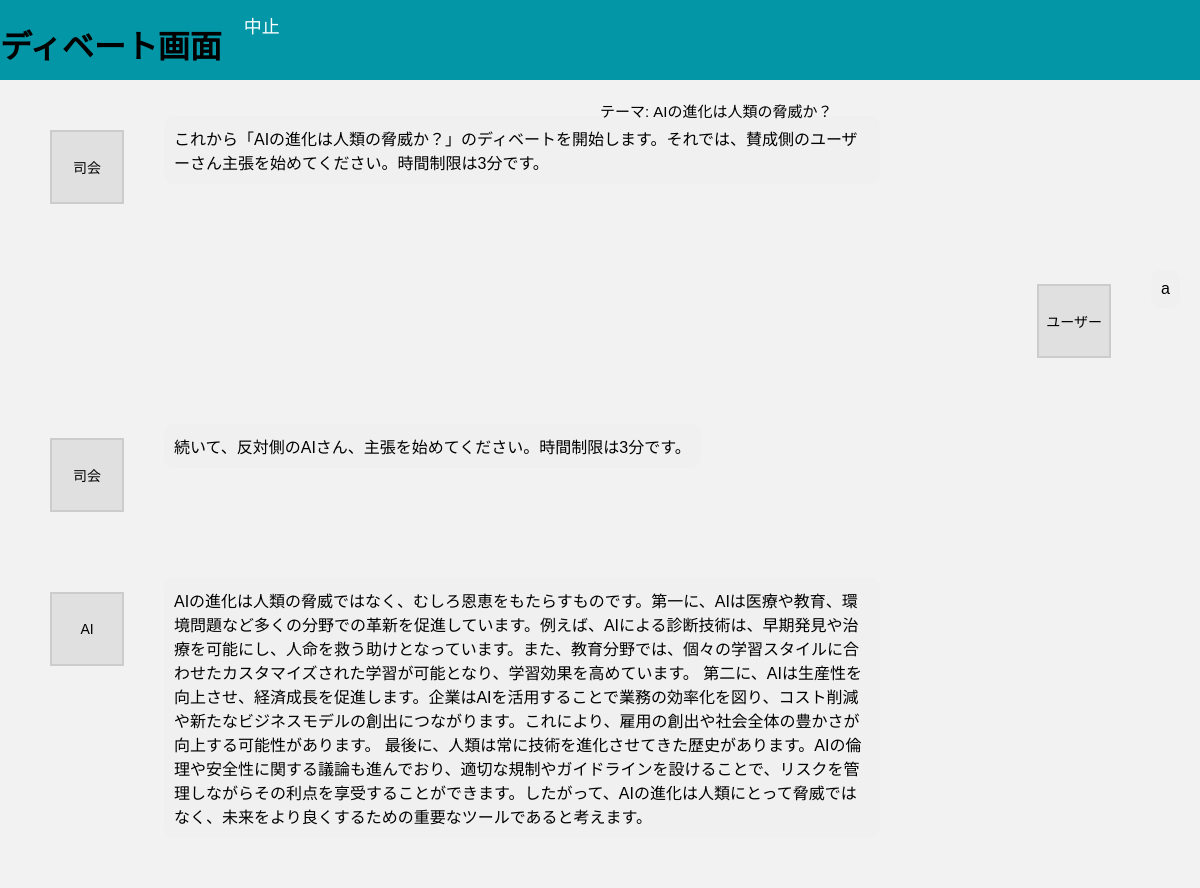
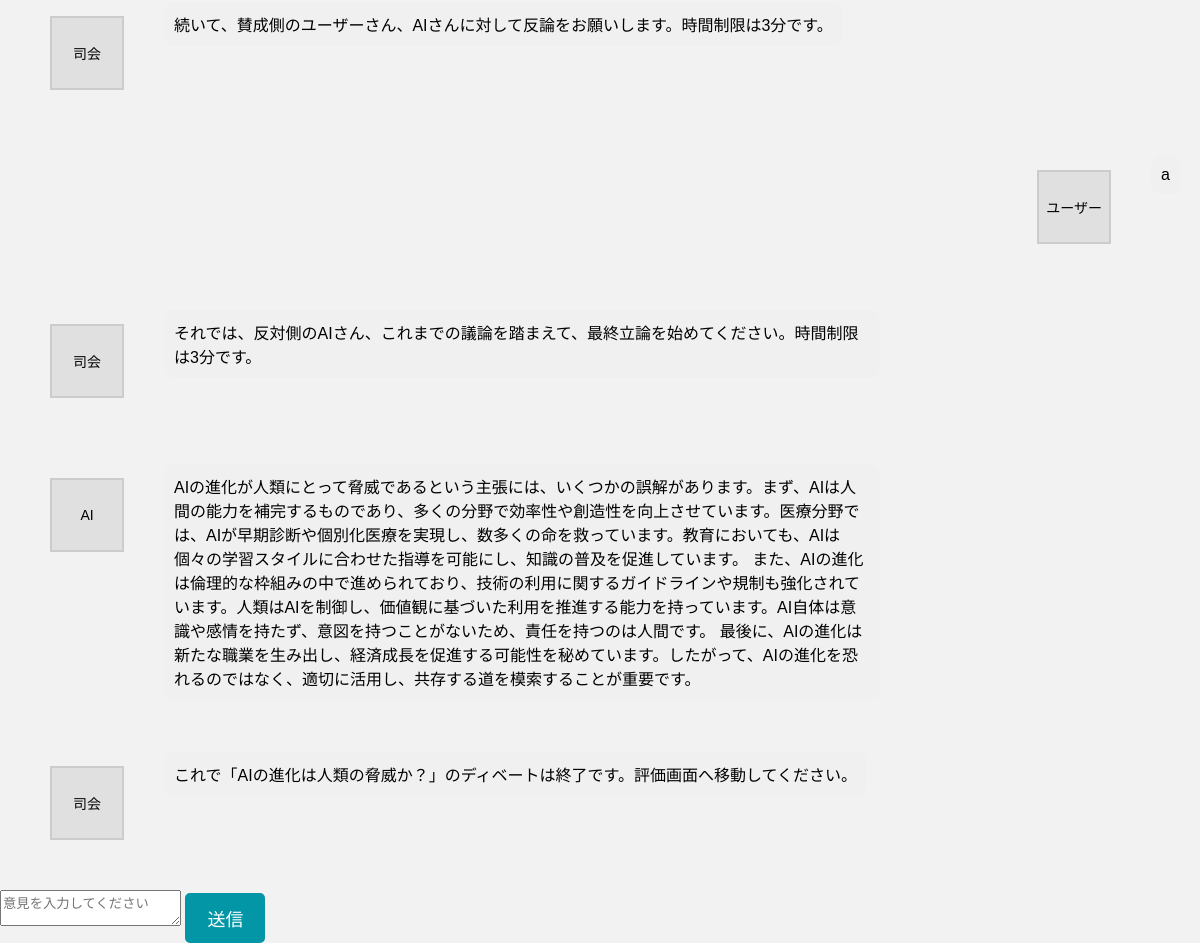
/debate/debate, run on the app's committed database (2 pictures, top to bottom).
### models.py (models this page shows)
class AllDebate(db.Model):
    id = db.Column(db.Integer, primary_key=True)
    category = db.Column(db.String(50), nullable=False, default="")
    mode = db.Column(db.String(20), nullable=False, default="")
    topic = db.Column(db.String(200), nullable=False, default="")
    user_1 = db.Column(db.String(50), nullable=False)
    user_2 = db.Column(db.String(50), nullable=False)
    user_1_claim = db.Column(db.Text, default="")
    user_2_claim = db.Column(db.Text, default="")
    user_1_counter = db.Column(db.Text, default="")
    user_2_counter = db.Column(db.Text, default="")
    user_1_final = db.Column(db.Text, default="")
    user_2_final = db.Column(db.Text, default="")
    feedback = db.Column(db.Text, default="[]")
    winner = db.Column(db.String(50), default="")

### debate.py (the view)
@debate_bp.route('/debate', methods=['GET'])
def debate():
    debate = AllDebate.query.order_by(AllDebate.id.desc()).first()
    if not debate:
        return "ディベートデータが存在しません。", 404
    feedback = json.loads(debate.feedback) if debate.feedback else []
    return render_template('debate.html', debate=debate, feedback=feedback)

### templates/debate.html (shortened to what this page needs)
<!DOCTYPE html>
<html lang="ja">
<head>
    <link rel="stylesheet" href="{{ url_for('static', filename='styles.css') }}">
    <link rel="stylesheet" href="{{ url_for('static', filename='debate.css') }}">
</head>
<body>
    <header>
        <h1>ディベート画面</h1>
        <div class="header-buttons">
            <form action="{{ url_for('debate.stop_debate') }}" method="POST">
                <button type="submit" class="stop-button">中止</button>
            </form>
        </div>
    </header>
    <main>
        <div class="time-theme">
            <p class="theme">テーマ: {{ debate.topic or "未設定" }}</p>
        </div>
        <div id="chat-box" class="chat-box">
            {% for message in feedback %}
                <div class="chat-entry {{ 'right' if message.speaker == 'ユーザー' else 'left' }}">
                    <div class="speaker">{{ message.speaker }}</div>
                    <p class="message">{{ message.message }}</p>
                </div>
            {% endfor %}
        </div>
        <div class="chat-input">
            <form id="chat-form">
                <textarea id="user-message" placeholder="意見を入力してください" required></textarea>
                <button type="submit">送信</button>
            </form>
        </div>
    </main>
</body>
</html>

### static/styles.css (style rules this page uses)
body { background-color: #F2F2F2; font-family: Arial, sans-serif; margin: 0; padding: 0; position: relative; }
header { background-color: #0396A6; height: 80px; width: 100%; position: fixed; top: 0; z-index: 1000; display: flex; }
main { padding-top:80px ; }

### static/debate.css (style rules this page uses)
.chat-box { display: flex; flex-direction: column; gap: 20px; margin: 20px; }
.time-theme { display: flex; }
.theme { position: absolute; left: 50%; margin-top: 20px; font-size: 15px; }
.chat-entry { display: flex; align-items: flex-start; gap: 10px; }
.chat-entry.left { justify-content: flex-start; }
.chat-entry.right { justify-content: flex-end; }
.speaker { width: 70px; height: 70px; margin: 30px; display: flex; justify-content: center; align-items: center; background-color: #e0e0e0; border: 2px solid #ccc; border-radius: 0; text-align: center; font-size: 14px; }
.message { max-width: 60%; padding: 10px; border-radius: 10px; background-color: #f0f0f0; }
button[type="submit"] { font-size: 18px; padding: 10px 20px; background-color: #0396A6; color: white; border: 2px solid #0396A6; border-radius: 5px; cursor: pointer; }

### data on the page
AllDebate: topic "AIの進化は人類の脅威か？", speaker "ユーザー", message "a", speaker "AI", message "AIの進化は人類の脅威ではなく、むしろ恩恵をもたらすものです。第一に、AIは医療や教育、環境問題など多くの分野での革新を促進しています。例えば、AIによる診断技術は、早期発見や治療を可能にし、人命を救う助けとなっています。また、教育分野では、個々の学習スタイルに合わせたカスタマイズされた学習が可能となり、学習効果を高めています。 第二に、AIは生産性を向上させ、経済成長を促進します。企業はAIを活用することで業務の効率化を図り、コスト削減や新たなビジネスモデルの創出につながります。これにより、雇用の創出や社会全体の豊かさが向上する可能性があります。 最後に、人類は常に技術を進化させてきた歴史があります。AIの倫理や安全性に関する議論も進んでおり、適切な規制やガイドラインを設けることで、リスクを管理しながらその利点を享受することができます。したがって、AIの進化は人類にとって脅威ではなく、未来をより良くするための重要なツールであると考えます。", message "AIの進化が人類にとって脅威であるという主張には、いくつかの誤解があります。まず、AIは人間の能力を補完するものであり、多くの分野で効率性や創造性を向上させています。医療分野では、AIが早期診断や個別化医療を実現し、数多くの命を救っています。教育においても、AIは個々の学習スタイルに合わせた指導を可能にし、知識の普及を促進しています。 また、AIの進化は倫理的な枠組みの中で進められており、技術の利用に関するガイドラインや規制も強化されています。人類はAIを制御し、価値観に基づいた利用を推進する能力を持っています。AI自体は意識や感情を持たず、意図を持つことがないため、責任を持つのは人間です。 最後に、AIの進化は新たな職業を生み出し、経済成長を促進する可能性を秘めています。したがって、AIの進化を恐れるのではなく、適切に活用し、共存する道を模索することが重要です。"

### other printed values
{{ message.speaker }} "司会" "司会" "司会" "司会" "司会"
{{ message.message }} "これから「AIの進化は人類の脅威か？」のディベートを開始します。それでは、賛成側のユーザーさん主張を始めてください。時間制限は3分です。" "続いて、反対側のAIさん、主張を始めてください。時間制限は3分です。" "続いて、賛成側のユーザーさん、AIさんに対して反論をお願いします。時間制限は3分です。" "それでは、反対側のAIさん、これまでの議論を踏まえて、最終立論を始めてください。時間制限は3分です。" "これで「AIの進化は人類の脅威か？」のディベートは終了です。評価画面へ移動してください。"
